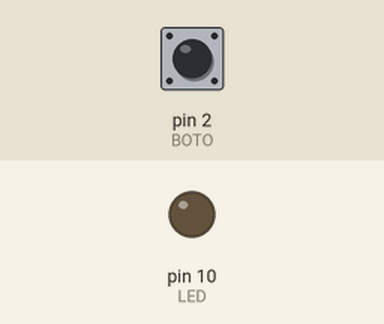
Recording of a sketch running on a simulated Arduino Uno, built with avr-gcc and run on an emulated ATmega328P. On the bench: output pins drawn as LEDs (lit = HIGH). Inputs (shaded band) come from the test bench; at power-on: pin 2 (BOTO) HIGH.

Above: at 1.2 s.
1.3 s: pin 2 (BOTO) pulled LOW for 3.2 s
At 5.0 s:
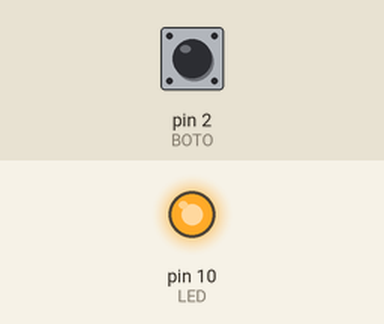
Timing chart, 0 to 9.1 s (numbered marks = the images above; inputs shaded):
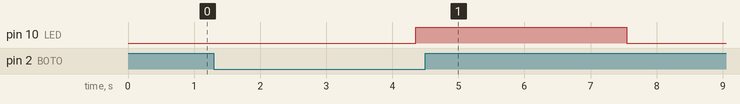

Measured:
- after the input at 1.3 s, pin 10 (LED): LOW → HIGH after 3.1 s, → LOW 3.2 s later

The sketch:

ard06.ino
```cpp
#define LED 10
#define BOTO 2
#define TRES_SEGONS 3000

void setup() {
  pinMode(LED,OUTPUT);
  pinMode(BOTO,2);
}

void loop() {
  bool bBoto = digitalRead(BOTO);
  static bool sbBotoPrevi = HIGH; // A l'inici el botó 2 no és premut
  static bool bComptant = false,bEstatLed = LOW;
  static long slQuanComenco = 0;

  if(sbBotoPrevi != bBoto){ // Canvi
    delay(50); // Temps per a passar els rebots
    sbBotoPrevi = bBoto;
    if(bBoto == LOW){ // Està essent premut
      bComptant = true;
      slQuanComenco = millis();
    }else{
      bComptant = false;
    }
  }
  if(bComptant){
    if(millis()-slQuanComenco > TRES_SEGONS){
      bEstatLed = HIGH;
    }
  }else{
    if(bEstatLed){
      delay(3000);
      bEstatLed = LOW;
    }
  }
  digitalWrite(LED,bEstatLed);
}
```
